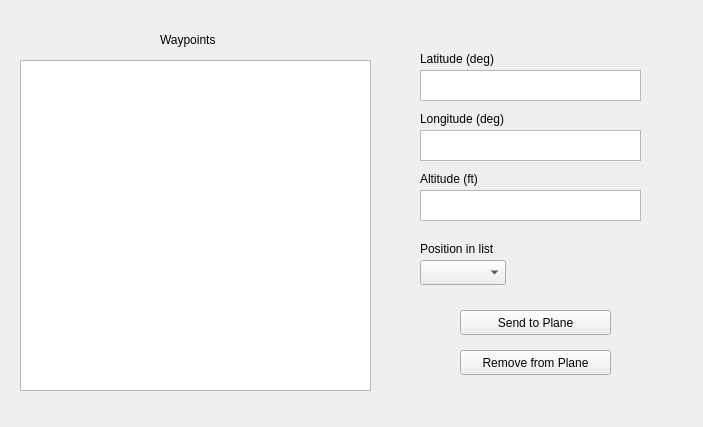
<?xml version="1.0" encoding="UTF-8"?>
<ui version="4.0">
 <class>WpWindow</class>
 <widget class="QWidget" name="WpWindow">
  <property name="geometry">
   <rect>
    <x>0</x>
    <y>0</y>
    <width>703</width>
    <height>427</height>
   </rect>
  </property>
  <property name="windowTitle">
   <string>Handle Waypoints</string>
  </property>
  <widget class="QPushButton" name="pushButton">
   <property name="geometry">
    <rect>
     <x>460</x>
     <y>310</y>
     <width>151</width>
     <height>25</height>
    </rect>
   </property>
   <property name="text">
    <string>Send to Plane</string>
   </property>
  </widget>
  <widget class="QTextEdit" name="textEdit">
   <property name="geometry">
    <rect>
     <x>420</x>
     <y>70</y>
     <width>221</width>
     <height>31</height>
    </rect>
   </property>
  </widget>
  <widget class="QTextEdit" name="textEdit_2">
   <property name="geometry">
    <rect>
     <x>420</x>
     <y>130</y>
     <width>221</width>
     <height>31</height>
    </rect>
   </property>
  </widget>
  <widget class="QTextEdit" name="textEdit_3">
   <property name="geometry">
    <rect>
     <x>420</x>
     <y>190</y>
     <width>221</width>
     <height>31</height>
    </rect>
   </property>
  </widget>
  <widget class="QListWidget" name="listWidget">
   <property name="geometry">
    <rect>
     <x>20</x>
     <y>60</y>
     <width>351</width>
     <height>331</height>
    </rect>
   </property>
  </widget>
  <widget class="QLabel" name="label">
   <property name="geometry">
    <rect>
     <x>160</x>
     <y>30</y>
     <width>81</width>
     <height>20</height>
    </rect>
   </property>
   <property name="text">
    <string>Waypoints</string>
   </property>
  </widget>
  <widget class="QLabel" name="label_2">
   <property name="geometry">
    <rect>
     <x>420</x>
     <y>50</y>
     <width>111</width>
     <height>17</height>
    </rect>
   </property>
   <property name="text">
    <string>Latitude (deg)</string>
   </property>
  </widget>
  <widget class="QLabel" name="label_3">
   <property name="geometry">
    <rect>
     <x>420</x>
     <y>110</y>
     <width>111</width>
     <height>17</height>
    </rect>
   </property>
   <property name="text">
    <string>Longitude (deg)</string>
   </property>
  </widget>
  <widget class="QLabel" name="label_4">
   <property name="geometry">
    <rect>
     <x>420</x>
     <y>170</y>
     <width>111</width>
     <height>17</height>
    </rect>
   </property>
   <property name="text">
    <string>Altitude (ft)</string>
   </property>
  </widget>
  <widget class="QLabel" name="label_5">
   <property name="geometry">
    <rect>
     <x>420</x>
     <y>240</y>
     <width>111</width>
     <height>17</height>
    </rect>
   </property>
   <property name="text">
    <string>Position in list</string>
   </property>
  </widget>
  <widget class="QComboBox" name="comboBox">
   <property name="geometry">
    <rect>
     <x>420</x>
     <y>260</y>
     <width>86</width>
     <height>25</height>
    </rect>
   </property>
  </widget>
  <widget class="QPushButton" name="pushButton_2">
   <property name="geometry">
    <rect>
     <x>460</x>
     <y>350</y>
     <width>151</width>
     <height>25</height>
    </rect>
   </property>
   <property name="text">
    <string>Remove from Plane</string>
   </property>
  </widget>
 </widget>
 <layoutdefault spacing="6" margin="11"/>
 <resources/>
 <connections/>
</ui>
